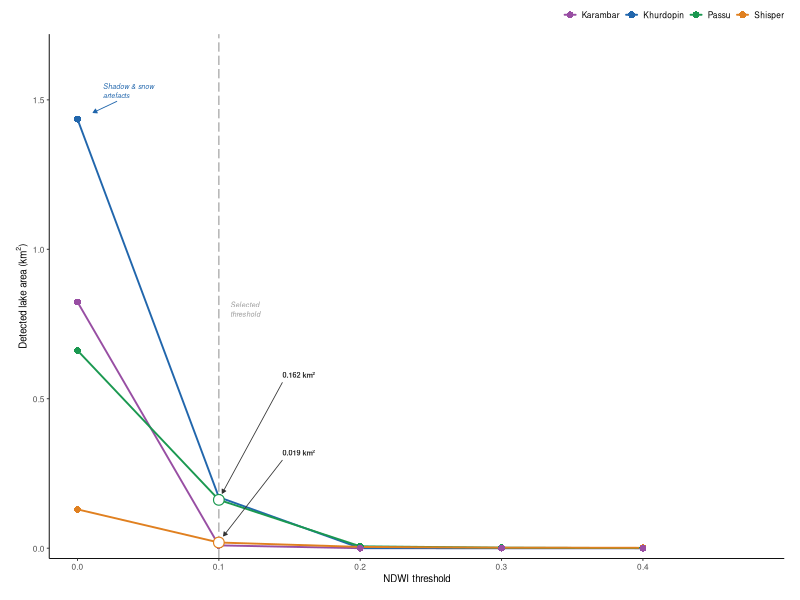
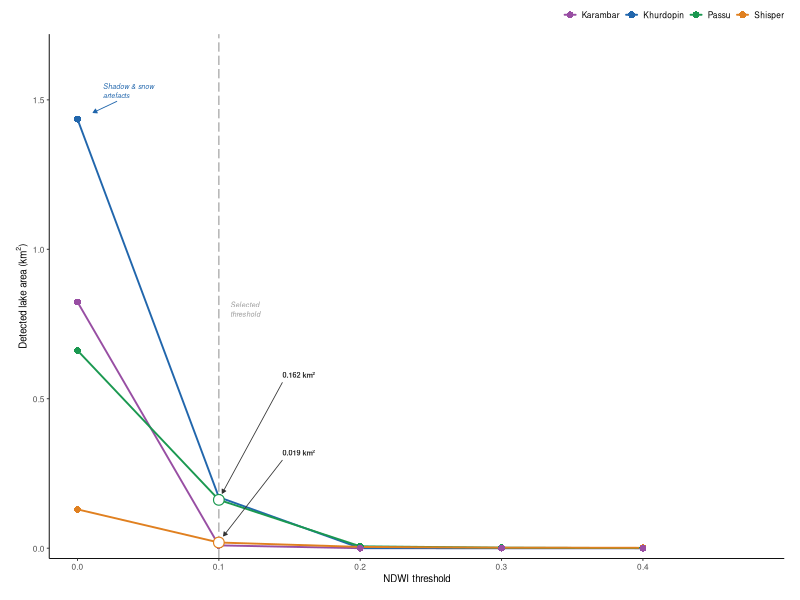

R code for these plots, in order:

# ════════════════════════════════════════════════════════════════
# 03_fig03_ndwi_sensitivity.R
# Figure 3 —  NDWI Threshold Sensitivity
# PURPOSE: ..... 
# AUTHOR:  Ismail, Sadaf — GSAIS, Kyoto University
# DATE:    2026
# ════════════════════════════════════════════════════════════════

# Fig 3 v2 — NDWI Threshold Sensitivity

library(ggplot2)
library(dplyr)
library(tidyr)
library(readr)

df <- read_csv(
  "data/processed/Threshold_sensitivity.csv",
  show_col_types = FALSE
) |>
  pivot_longer(
    cols      = starts_with("area_t"),
    names_to  = "threshold_code",
    values_to = "area_km2"
  ) |>
  mutate(
    threshold = case_when(
      threshold_code == "area_t00" ~ 0.0,
      threshold_code == "area_t01" ~ 0.1,
      threshold_code == "area_t02" ~ 0.2,
      threshold_code == "area_t03" ~ 0.3,
      threshold_code == "area_t04" ~ 0.4
    )
  )

chosen_threshold <- 0.1

lake_colours <- c(
  "Khurdopin" = "#2166AC",
  "Shisper"   = "#E08020", 
  "Passu"     = "#1A9850",
  "Karambar"  = "#984EA3"
)

circle_r <- 0.022

# ── Actual point coordinates ────────────────────────────────────────────────

shishper_y <- df |>
  filter(
    threshold == chosen_threshold,
    name == "Shisper"
  ) |>
  pull(area_km2)

passu_y <- df |>
  filter(
    threshold == chosen_threshold,
    name == "Passu"
  ) |>
  pull(area_km2)

# ── Labels + swapped arrow targets ──────────────────────────────────────────
# Text positions stay the same.
# ONLY arrow targets are swapped.

x_label <- chosen_threshold + 0.045

labels_df <- tibble(

  # Label text identities stay same
  name = c("Shisper", "Passu"),

  # Text shown
  lab = c("0.162 km²", "0.019 km²"),

  # Text locations stay unchanged
  x_label = x_label,
  y_label = c(0.58, 0.32),

  # ── SWAPPED TARGETS ───────────────────────────────────────────────────────
  # 0.162 -> lower point (Passu)
  # 0.019 -> upper point (Shishper)

  pt_y = c(passu_y, shishper_y)

) |>
  mutate(
    dx   = chosen_threshold - x_label,
    dy   = pt_y - y_label,
    dist = sqrt(dx^2 + dy^2),

    # Arrow heads stop at circle edge
    x_end = chosen_threshold - (dx / dist) * circle_r,
    y_end = pt_y             - (dy / dist) * circle_r,

    # Arrow origins unchanged
    x_start = x_label,
    y_start = y_label - 0.025
  )

# ── Highlight circles ───────────────────────────────────────────────────────

circles_df <- df |>
  filter(
    threshold == chosen_threshold,
    name %in% c("Shisper", "Passu")
  )

# ── Khurdopin annotation ────────────────────────────────────────────────────

khurdupin_t0 <- df |>
  filter(
    threshold == 0.0,
    name == "Khurdopin"
  )

annot_x      <- 0.018
annot_y_top  <- khurdupin_t0$area_km2 + 0.07
arrow_x_end  <- khurdupin_t0$threshold + (circle_r * 0.5)

# ── Plot ────────────────────────────────────────────────────────────────────

p <- ggplot(
  df,
  aes(
    x = threshold,
    y = area_km2,
    colour = name,
    group = name
  )
) +

  geom_vline(
    xintercept = chosen_threshold,
    linetype   = "longdash",
    linewidth  = 0.45,
    colour     = "#AAAAAA"
  ) +

  # Main lines
  geom_line(
    linewidth = 0.65,
    lineend   = "round"
  ) +

  # Main filled points (keeps legend unchanged)
  geom_point(
    size  = 2.0,
    shape = 16
  ) +

  annotate(
    "text",
    x = chosen_threshold + 0.008,
    y = 0.80,
    label = "Selected
threshold",
    hjust = 0,
    vjust = 0.5,
    size = 1.8,
    fontface = "italic",
    colour = "#999999",
    lineheight = 1.1
  ) +

  annotate(
    "text",
    x = annot_x,
    y = annot_y_top,
    label = "Shadow & snow
artefacts",
    hjust = 0,
    vjust = 0,
    size = 1.75,
    colour = "#2166AC",
    lineheight = 1.1,
    fontface = "italic"
  ) +

  annotate(
    "segment",
    x    = annot_x + 0.01,
    xend = arrow_x_end,
    y    = annot_y_top - 0.01,
    yend = khurdupin_t0$area_km2 + circle_r,
    arrow = arrow(
      length = unit(1.1, "mm"),
      type   = "closed"
    ),
    colour = "#2166AC",
    linewidth = 0.3
  ) +

  # ── Open coloured circles ONLY on plot ───────────────────────────────────
  # show.legend = FALSE prevents legend changes

  geom_point(
    data = circles_df,
    aes(
      x = threshold,
      y = area_km2,
      colour = name
    ),
    shape = 21,
    size = 3.2,
    stroke = 0.6,
    fill = "white",
    show.legend = FALSE,
    inherit.aes = FALSE
  ) +

  # Arrows
  geom_segment(
    data = labels_df,
    aes(
      x    = x_start,
      xend = x_end,
      y    = y_start,
      yend = y_end
    ),
    arrow = arrow(
      length = unit(1.1, "mm"),
      type   = "closed"
    ),
    colour = "#333333",
    linewidth = 0.28,
    inherit.aes = FALSE
  ) +

  # Labels
  geom_text(
    data = labels_df,
    aes(
      x = x_label,
      y = y_label,
      label = lab
    ),
    hjust = 0,
    vjust = 0.5,
    size = 1.85,
    fontface = "bold",
    colour = "#333333",
    inherit.aes = FALSE
  ) +

  scale_colour_manual(
    values = lake_colours,
    name = NULL
  ) +

  scale_x_continuous(
    breaks = c(0.0, 0.1, 0.2, 0.3, 0.4),
    labels = c("0.0", "0.1", "0.2", "0.3", "0.4"),
    expand = expansion(add = c(0.02, 0.10))
  ) +

  scale_y_continuous(
    limits = c(0, 1.72),
    expand = expansion(mult = c(0.02, 0))
  ) +

 labs(
    x = "NDWI threshold",
    y = expression("Detected lake area (km"^2*")")
  ) +

  theme_classic(base_size = 7) +

  theme(
    legend.position      = "top",
    legend.justification = "right",
    legend.key.size      = unit(3.5, "mm"),
    legend.text          = element_text(size = 6),
    legend.background    = element_blank(),
    legend.margin        = margin(0, 0, 2, 0),

    axis.text            = element_text(size = 6),
    axis.title           = element_text(size = 7),

    plot.margin          = margin(2, 4, 4, 4, "mm"),

    plot.background      = element_rect(
      fill = "white",
      colour = NA
    ),

    panel.background     = element_rect(
      fill = "white",
      colour = NA
    )
  )

# ── Export ──────────────────────────────────────────────────────────────────

dir.create("figures", showWarnings = FALSE)

ggsave("figures/fig03_ndwi_sensitivity_v2.tiff",
       plot = p, width = 83, height = 80, units = "mm",
       dpi = 600, bg = "white", compression = "lzw")

ggsave("figures/fig03_ndwi_sensitivity_v2.png",
       plot = p, width = 83, height = 80, units = "mm",
       dpi = 600, bg = "white")

message(
  "Saved: figures/fig03_ndwi_sensitivity_v2.tiff  +  .png"
)
